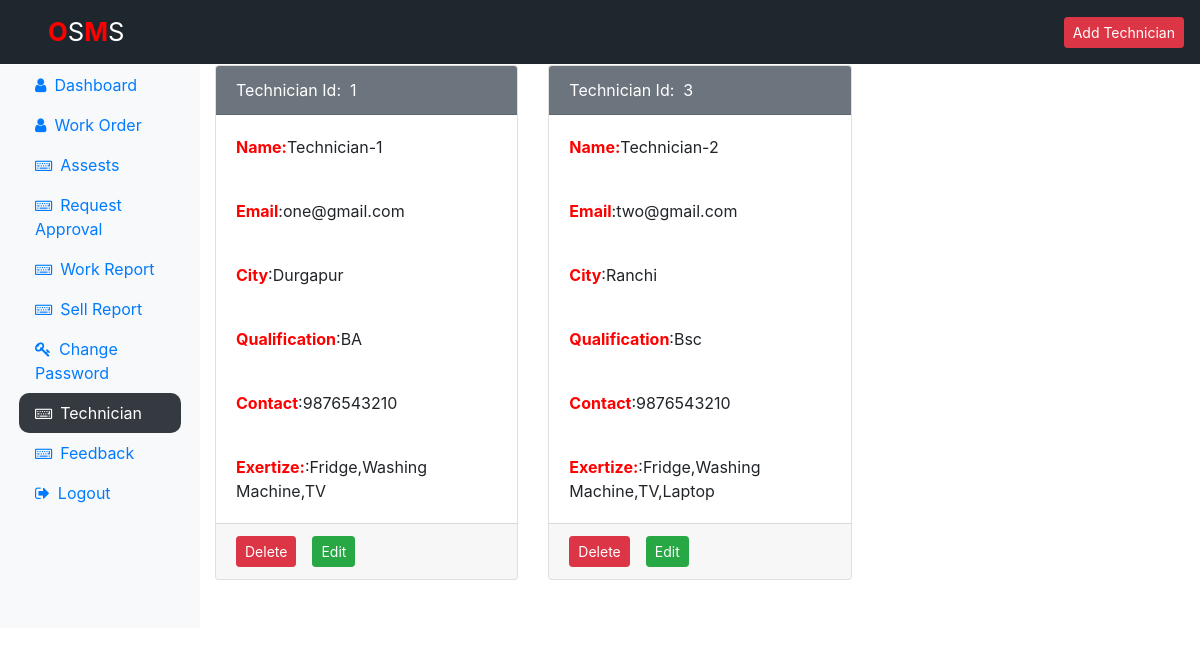
Screenshot of /Admin/technician.php (signed in) with the database file from the repository.
### tables this page shows
CREATE TABLE `technician_tb` (
  `tId` int(10) NOT NULL,
  `tName` varchar(100) NOT NULL,
  `tAddress` varchar(100) NOT NULL,
  `tQualification` varchar(100) NOT NULL,
  `tEmail` varchar(100) NOT NULL,
  `tGender` varchar(100) NOT NULL,
  `tCity` varchar(30) NOT NULL,
  `tContact` varchar(100) NOT NULL,
  `tExpertize` varchar(100) NOT NULL
);

### Admin/technician.php (the view, shortened to what this page needs)
<?php
include('../dbconnection.php');
?>
<!doctype html>
<html lang="en">
<head>
<link rel="stylesheet" href="https://stackpath.bootstrapcdn.com/bootstrap/4.5.2/css/bootstrap.min.css">
<link rel="stylesheet" href="https://cdnjs.cloudflare.com/ajax/libs/font-awesome/4.7.0/css/font-awesome.min.css">
<link rel="stylesheet" href="../style.css">
</head>
<body>
<div class="navbar navbar-expand-md navbar-dark fixed-top pl-5"
style="background-color:#1e272e;">
<a href="index.php" class="navbar-brand">
<span class="brand">O</span>S<span class="brand">M</span>S</a>
<a href="addtechnician.php" class="btn btn-danger btn btn-sm ml-auto">Add Technician</a>
</div>
<div class="container-fluid" style="margin-top:65px;">
<div class="row">
<div class="col-md-2 bg-light sidebar">
<ul class="nav flex-column px-1">
<li class="nav-item"><a href="dashboard.php" class="nav-link">
<i class="fa fa-user mr-2"></i>Dashboard</a></li>
<li class="nav-item"><a href="workorder.php" class="nav-link">
<i class="fa fa-user mr-2"></i>Work Order</a></li>
<li class="nav-item"><a href="assests.php" class="nav-link">
<i class="fa fa-keyboard-o mr-2"></i>Assests</a></li>
<li class="nav-item"><a href="requestapproval.php" class="nav-link">
<i class="fa fa-keyboard-o mr-2"></i>Request Approval</a></li>
<li class="nav-item"><a href="workreport.php" class="nav-link">
<i class="fa fa-keyboard-o mr-2"></i>Work Report</a></li>
<li class="nav-item"><a href="sellreport.php" class="nav-link">
<i class="fa fa-keyboard-o mr-2"></i>Sell Report</a></li>
<li class="nav-item"><a href="adminpasschange.php" class="nav-link">
<i class="fa fa-key mr-2"></i>Change Password</a></li>
<li class="nav-item"><a href="technician.php" class="nav-link text-white bg-dark active" style="border-radius:10px;">
<i class="fa fa-keyboard-o mr-2"></i>Technician</a></li>
<li class="nav-item"><a href="feedbackstore.php" class="nav-link">
<i class="fa fa-keyboard-o mr-2"></i>Feedback</a></li>
<li class="nav-item"><a href="../logout.php" class="nav-link">
<i class="fa fa-sign-out mr-2"></i>Logout</a></li>
</ul>
</div>
<div class="col-md-10">
<?php
$sql="SELECT *FROM technician_tb";
$result=mysqli_query($conn,$sql);
if(mysqli_num_rows($result)>0)
{
echo'<div class="row">';
while($row=mysqli_fetch_assoc($result))
{
echo'<div class="col-md-4">';
echo'<div class="card mb-5">';
echo'<div class="card-header bg-secondary text-white">
Technician Id: &nbsp;'.$row['tId'].'</div>';
echo'<div class="card-body"><span>Name:</span>'.$row['tName'].'</div>';
echo'<div class="card-body"><span>Email</span>:'.$row['tEmail'].'</div>';
echo'<div class="card-body"><span>City</span>:'.$row['tCity'].'</div>';
echo'<div class="card-body"><span>Qualification</span>:'.$row['tQualification'].'</div>';
echo'<div class="card-body"><span>Contact</span>:'.$row['tContact'].'</div>';
echo'<div class="card-body"><span>Exertize:</span>:'.$row['tExpertize'].'</div>';
echo'<div class="card-footer form-inline">
<form action="" method="POST">
<input type="hidden" name="tId" value='.$row['tId'].'>
<input type="submit" class="btn btn-danger btn btn-sm" value="Delete" name="Delete"></form>
<form action="EditUpdateTech.php" method="POST">
<input type="hidden" name="tId" value='.$row['tId'].'>
<input type="submit" class="btn btn-success btn btn-sm float-left mr-3 ml-3" value="Edit" name="Edit"></form>';
echo'</div>';
echo'</div>';
echo'</div>';
}
}
else
{
echo'<div class="alert alert-warning col-sm-10 mt-2">No Technician Found</div>';
}
?>
</div>
</div>
</div>
</body>
</html>

### style.css (style rules this page uses)
.navbar-brand { font-size:1.6em; }
.brand { color:red; }

### Admin/technician.php (style rules this page uses)
span { color:red; font-weight:bold; }

### rows the page displays
technician_tb: tId "1", tName "Technician-1", tEmail "one@gmail.com", tCity "Durgapur", tQualification "BA", tContact "9876543210", tExpertize "Fridge,Washing Machine,TV"
technician_tb: tId "3", tName "Technician-2", tEmail "two@gmail.com", tCity "Ranchi", tQualification "Bsc", tContact "9876543210", tExpertize "Fridge,Washing Machine,TV,Laptop"
